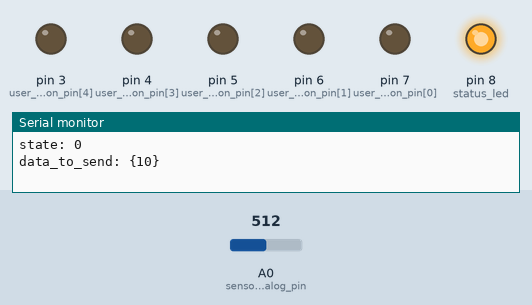
A sketch run on a simulated Arduino Nano, built with avr-gcc and run on an emulated ATmega328P. Shown: output pins drawn as LEDs (lit = HIGH), the last lines printed to the serial monitor. Dashed ring = blinking. Inputs (shaded band) come from the test bench; at power-on: A0 (sensor_analog_pin) = 512. No radio packets arrive unless stated.

Above: at 1.2 s.
1.3 s: A0 (sensor_analog_pin) set to 112
3.2 s: A0 (sensor_analog_pin) set to 94
At 4.8 s:
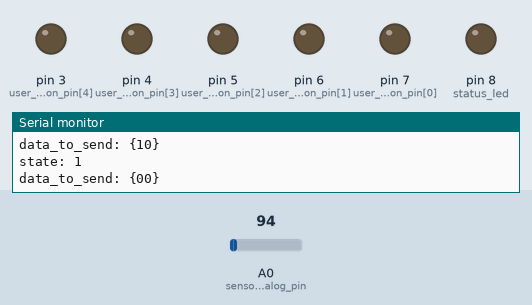
6.2 s: A0 (sensor_analog_pin) set to 110
At 7.8 s:
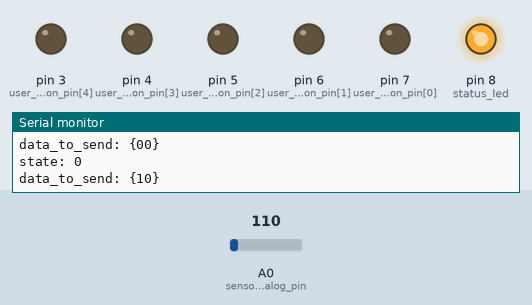
8.5 s: A0 (sensor_analog_pin) set to 90
At 10.4 s:
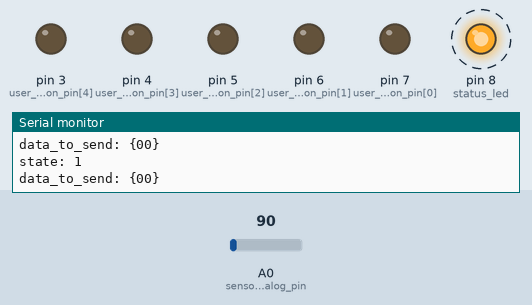
Timing chart, 0 to 12.5 s (numbered marks = the images above; inputs shaded):
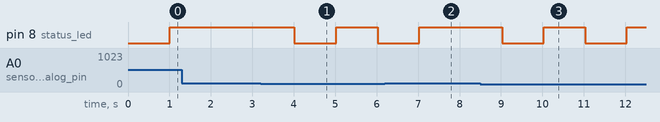

The sketch:

rf24_device_code.ino
```cpp
#include "radio_manager.h"

#define LEN_INT_ARRAY(A) (sizeof(A) / sizeof(int))

RF24 radio(9, 10);
RadioManager radio_manager;

const int threshold = 100;
const int sensor_analog_pin = A0;
const int status_led = 8;

const int user_id_selection_pin[] = {7, 6, 5, 4, 3, A7};

const uint64_t pipe_a = 0x0222222222LL;
const uint64_t pipe_b = 0x1222222222LL;

uint8_t user_id = 5;
uint8_t state = 0;
char* data_to_send = "{00}\n";

void setup()
{
  Serial.begin(115200);
  printf_begin();

  radio_manager.initialize(&radio, pipe_a, pipe_b);
  radio_manager.print_details();

  pinMode(status_led, OUTPUT);
  for (int i=0; i<LEN_INT_ARRAY(user_id_selection_pin); i++)
  {
    pinMode(user_id_selection_pin[i], OUTPUT);
  }
}

void loop()
{
  static long last_loop_time = millis();
  int sensor_level = analogRead(sensor_analog_pin);

  state = (sensor_level > threshold) ? 1 : 0;
  user_id = 0;

  for (int i=0; i<LEN_INT_ARRAY(user_id_selection_pin); i++)
  {
    if (digitalRead(user_id_selection_pin[i]))
    {
      user_id = i+1;
      break;
    }
  }

  data_to_send[1] = (char) state+48;
  data_to_send[2] = (char) user_id+48;

  if (millis() - last_loop_time >= 1000)
  {
    state = (state == 0) ? 1:0;
    last_loop_time = millis();

    Serial.print("state: ");
    Serial.println(state);
    Serial.print("data_to_send: ");
    Serial.println(data_to_send);

    if (state)
    {
      digitalWrite(status_led, !digitalRead(status_led));
    }
    else
    {
      digitalWrite(status_led, true);
    }
  }

  radio_manager.transfer(data_to_send, 4);
  delay(100);
}
```

radio_manager.h
```cpp
#pragma once

#include <SPI.h>
#include "RF24.h"
#include "printf.h"

class RadioManager
{
  public:
    RadioManager()
    {
      _data_buffer[_data_buffer_size + 1] = '\0';
    }

    void initialize(RF24 *radio, const uint64_t, const uint64_t);
    void terminate();

    int transfer(const char* data, const int howmany);
    int receive(const int howmany, const int timeout);
    char* get_databuffer();

    void print_details();

  private:
    RF24 *_radio;
    uint64_t _pipe_a;
    uint64_t _pipe_b;
    char _data_buffer[32];
    const int _data_buffer_size = 30;
};

void RadioManager::initialize(RF24 *radio, const uint64_t pipe_read = 0xC2C2C2C2C2LL, const uint64_t pipe_write = 0xE7E7E7E7E7LL)
{
  _radio = radio;
  _pipe_a = pipe_read;
  _pipe_b = pipe_write;

  _radio->begin();
  _radio->setChannel(1);
  _radio->setPALevel(RF24_PA_MAX);
  _radio->setDataRate(RF24_1MBPS);
  _radio->setAutoAck(1);
  _radio->setRetries(2, 15);
  _radio->setCRCLength(RF24_CRC_8);

  _radio->powerUp();
}

void RadioManager::terminate()
{
  _radio->stopListening();
  _radio->powerDown();
}

void RadioManager::print_details()
{
  _radio->printDetails();
}

int RadioManager::transfer(const char* data, const int howmany)
{
  _radio->openWritingPipe(_pipe_b);
  _radio->openReadingPipe(1, _pipe_a);
  _radio->stopListening();

  int err_code = 0;
  int counter = constrain(howmany, 0, _data_buffer_size);
  unsigned long start_time = millis();

  if (!_radio->writeFast(data, counter))
  {
    err_code = -1;
  }

  _radio->txStandBy();
  _radio->stopListening();

  return err_code;
}

int RadioManager::receive(const int howmany, const int timeout)
{
  _radio->openWritingPipe(_pipe_a);
  _radio->openReadingPipe(1, _pipe_b);
  _radio->startListening();

  int err_code = 0;
  int counter = constrain(howmany, 0, _data_buffer_size);
  unsigned long start_time = millis();

  while (1)
  {
    if (millis() - start_time >= timeout)
    {
      err_code = -1;
      break;
    }

    if (_radio->available())
    {
      _radio->read(&_data_buffer, counter);
      break;
    }
  }

  _data_buffer[counter+1] = '\0';
  _radio->stopListening();

  return err_code;
}

char* RadioManager::get_databuffer()
{
  return _data_buffer;
}
```

Measured:
- the behaviour switches between 101 and 100 on A0 (sensor_analog_pin) (found by bisection; images 0 and 1)
- after the input at 3.2 s, pin 8 (status_led): HIGH → LOW after 0.82 s, → HIGH 1.0 s later, → LOW 1.0 s later
- after the input at 6.2 s, pin 8 (status_led): goes on until 7.0 s, then stays HIGH
- after the input at 8.5 s, pin 8 (status_led): alternates HIGH for 1.0 s and LOW for 1.0 s, starting after 0.53 s
